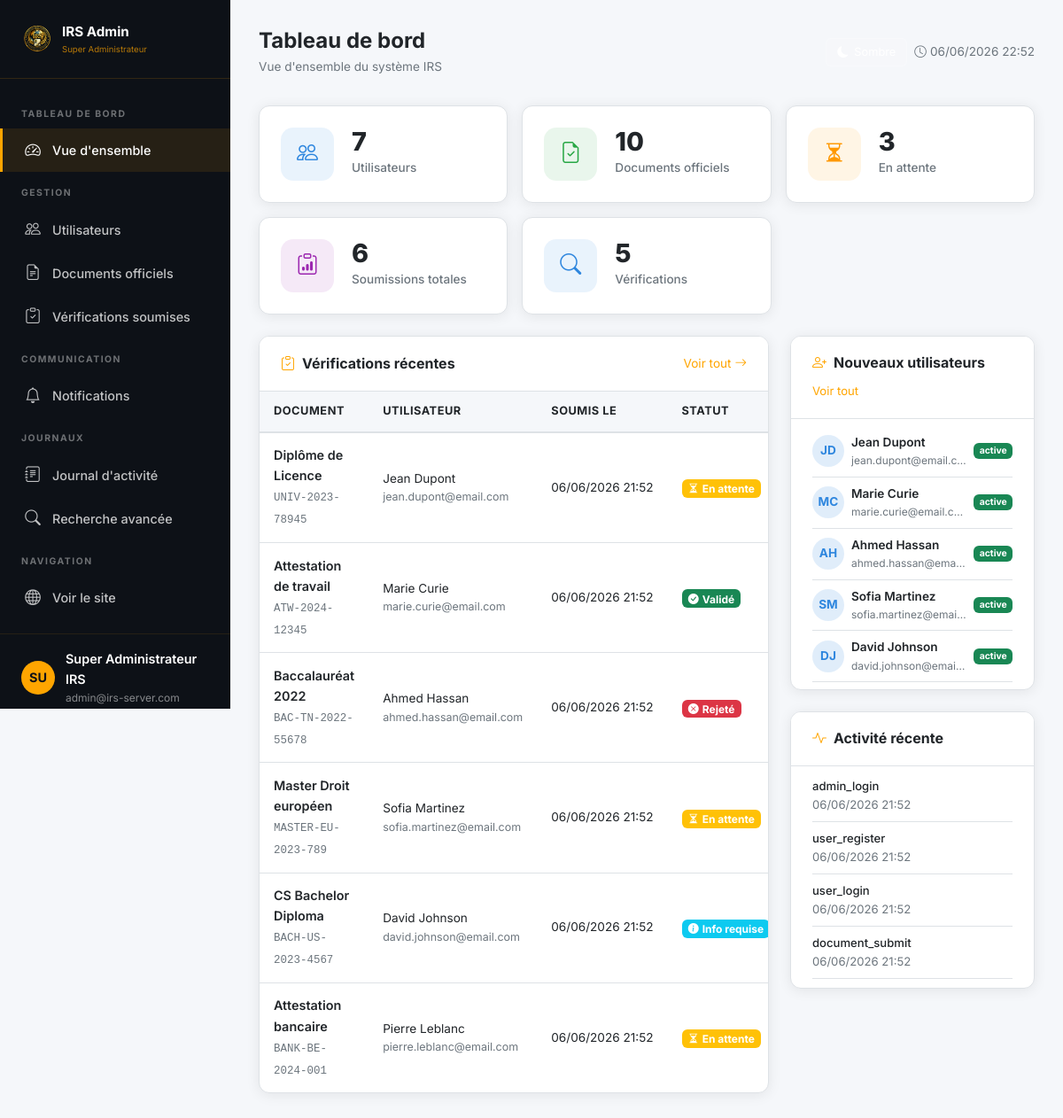
The page /admin/index.php (signed in) on the database its author committed.
### tables this page shows
CREATE TABLE `submitted_documents` (
  `id` INT(11) NOT NULL AUTO_INCREMENT,
  `user_id` INT(11) NOT NULL,
  `document_name` VARCHAR(100) NOT NULL,
  `document_number` VARCHAR(100) NOT NULL,
  `document_type` VARCHAR(50) NOT NULL,
  `issuing_organization` VARCHAR(150) NOT NULL,
  `country_of_origin` VARCHAR(100) DEFAULT NULL,
  `description` TEXT DEFAULT NULL,
  `file_path` VARCHAR(255) DEFAULT NULL,
  `image_path` VARCHAR(255) DEFAULT NULL,
  `status` ENUM('pending','validated','rejected','info_requested') NOT NULL DEFAULT 'pending',
  `rejection_reason` TEXT DEFAULT NULL,
  `admin_notes` TEXT DEFAULT NULL,
  `reviewed_by` INT(11) DEFAULT NULL,
  `reviewed_at` TIMESTAMP NULL DEFAULT NULL,
  `submitted_at` TIMESTAMP NOT NULL DEFAULT CURRENT_TIMESTAMP,
  `updated_at` TIMESTAMP NOT NULL DEFAULT CURRENT_TIMESTAMP ON UPDATE CURRENT_TIMESTAMP,
  PRIMARY KEY (`id`),
  KEY `fk_submit_user` (`user_id`),
  KEY `fk_submit_admin` (`reviewed_by`),
  CONSTRAINT `fk_submit_user` FOREIGN KEY (`user_id`) REFERENCES `users` (`id`) ON DELETE CASCADE,
  CONSTRAINT `fk_submit_admin` FOREIGN KEY (`reviewed_by`) REFERENCES `admins` (`id`) ON DELETE SET NULL
);

CREATE TABLE `users` (
  `id` INT(11) NOT NULL AUTO_INCREMENT,
  `first_name` VARCHAR(50) NOT NULL,
  `last_name` VARCHAR(50) NOT NULL,
  `email` VARCHAR(100) NOT NULL,
  `phone` VARCHAR(20) DEFAULT NULL,
  `country` VARCHAR(100) DEFAULT NULL,
  `password` VARCHAR(255) NOT NULL,
  `status` ENUM('active','suspended','inactive') NOT NULL DEFAULT 'active',
  `profile_picture` VARCHAR(255) DEFAULT NULL,
  `last_login` TIMESTAMP NULL DEFAULT NULL,
  `created_at` TIMESTAMP NOT NULL DEFAULT CURRENT_TIMESTAMP,
  `updated_at` TIMESTAMP NOT NULL DEFAULT CURRENT_TIMESTAMP ON UPDATE CURRENT_TIMESTAMP,
  PRIMARY KEY (`id`),
  UNIQUE KEY `email` (`email`)
);

CREATE TABLE `activity_log` (
  `id` INT(11) NOT NULL AUTO_INCREMENT,
  `user_id` INT(11) DEFAULT NULL,
  `admin_id` INT(11) DEFAULT NULL,
  `action` VARCHAR(100) NOT NULL,
  `description` TEXT DEFAULT NULL,
  `ip_address` VARCHAR(50) DEFAULT NULL,
  `created_at` TIMESTAMP NOT NULL DEFAULT CURRENT_TIMESTAMP,
  PRIMARY KEY (`id`),
  KEY `fk_log_user` (`user_id`),
  KEY `fk_log_admin` (`admin_id`),
  CONSTRAINT `fk_log_user` FOREIGN KEY (`user_id`) REFERENCES `users` (`id`) ON DELETE SET NULL,
  CONSTRAINT `fk_log_admin` FOREIGN KEY (`admin_id`) REFERENCES `admins` (`id`) ON DELETE SET NULL
);

### admin/index.php (the view, shortened to what this page needs)
<?php
require_once __DIR__ . '/../includes/functions.php';
$total_users   = $conn->query("SELECT COUNT(*) as c FROM users")->fetch_assoc()['c'];
$total_docs    = $conn->query("SELECT COUNT(*) as c FROM documents")->fetch_assoc()['c'];
$pending_verif = $conn->query("SELECT COUNT(*) as c FROM submitted_documents WHERE status='pending'")->fetch_assoc()['c'];
$total_verif   = $conn->query("SELECT COUNT(*) as c FROM submitted_documents")->fetch_assoc()['c'];
$total_checks  = $conn->query("SELECT COUNT(*) as c FROM verifications")->fetch_assoc()['c'];
$recent_submissions = $conn->query("SELECT sd.*, u.first_name, u.last_name, u.email FROM submitted_documents sd LEFT JOIN users u ON sd.user_id=u.id ORDER BY sd.submitted_at DESC LIMIT 8");
$recent_users = $conn->query("SELECT * FROM users ORDER BY created_at DESC LIMIT 5");
$recent_activity = $conn->query("SELECT al.*, u.first_name, u.last_name FROM activity_log al LEFT JOIN users u ON al.user_id=u.id ORDER BY al.created_at DESC LIMIT 8");
$lang = getLang(); $theme = getTheme();
?>
<!DOCTYPE html>
<html lang="<?= $lang ?>" data-theme="<?= $theme ?>">
<head>
    <link rel="stylesheet" href="https://cdn.jsdelivr.net/npm/bootstrap@5.3.2/dist/css/bootstrap.min.css">
    <link rel="stylesheet" href="https://cdn.jsdelivr.net/npm/bootstrap-icons@1.11.3/font/bootstrap-icons.min.css">
    <link rel="stylesheet" href="/assets/css/style.css">
</head>
<body>
<div class="dashboard-wrapper">
    <?php include __DIR__ . '/../includes/admin-sidebar.php'; ?>
    <div class="main-content">
        <div class="top-bar">
            <div class="d-flex align-items-center gap-3">
                <div>
                    <h1 class="page-title">Tableau de bord</h1>
                    <p class="page-subtitle">Vue d'ensemble du système IRS</p>
                </div>
            </div>
            <div class="d-flex align-items-center gap-2">
                <button class="theme-toggle">
                    <i class="bi bi-moon-fill"></i>
                    <span class="theme-label">Sombre</span>
                </button>
                <span style="font-size:0.85rem;color:var(--irs-text-muted);">
                    <i class="bi bi-clock me-1"></i><?= date('d/m/Y H:i') ?>
                </span>
            </div>
        </div>
        <div class="row g-3 mb-4">
            <div class="col-6 col-md-4 col-lg-2-4">
                <div class="stat-card">
                    <div class="stat-card-icon blue"><i class="bi bi-people"></i></div>
                    <div>
                        <div class="stat-card-value"><?= number_format($total_users) ?></div>
                        <div class="stat-card-label">Utilisateurs</div>
                    </div>
                </div>
            </div>
            <div class="col-6 col-md-4 col-lg-2-4">
                <div class="stat-card">
                    <div class="stat-card-icon green"><i class="bi bi-file-earmark-check"></i></div>
                    <div>
                        <div class="stat-card-value"><?= number_format($total_docs) ?></div>
                        <div class="stat-card-label">Documents officiels</div>
                    </div>
                </div>
            </div>
            <div class="col-6 col-md-4 col-lg-2-4">
                <div class="stat-card">
                    <div class="stat-card-icon orange"><i class="bi bi-hourglass-split"></i></div>
                    <div>
                        <div class="stat-card-value"><?= number_format($pending_verif) ?></div>
                        <div class="stat-card-label">En attente</div>
                    </div>
                </div>
            </div>
            <div class="col-6 col-md-4 col-lg-2-4">
                <div class="stat-card">
                    <div class="stat-card-icon purple"><i class="bi bi-clipboard-data"></i></div>
                    <div>
                        <div class="stat-card-value"><?= number_format($total_verif) ?></div>
                        <div class="stat-card-label">Soumissions totales</div>
                    </div>
                </div>
            </div>
            <div class="col-6 col-md-4 col-lg-2-4">
                <div class="stat-card">
                    <div class="stat-card-icon blue"><i class="bi bi-search"></i></div>
                    <div>
                        <div class="stat-card-value"><?= number_format($total_checks) ?></div>
                        <div class="stat-card-label">Vérifications</div>
                    </div>
                </div>
            </div>
        </div>
        <div class="row g-4">
            <div class="col-lg-8">
                <div class="irs-card">
                    <div class="irs-card-header">
                        <h5 class="irs-card-title"><i class="bi bi-clipboard-check" style="color:#ffa500;"></i>Vérifications récentes</h5>
                        <a href="/admin/verifications.php" style="font-size:0.85rem;color:#ffa500;text-decoration:none;">Voir tout <i class="bi bi-arrow-right"></i></a>
                    </div>
                    <div style="overflow-x:auto;">
                        <?php if ($recent_submissions && $recent_submissions->num_rows > 0): ?>
                        <table class="irs-table w-100">
                            <thead>
                                <tr>
                                    <th>Document</th>
                                    <th>Utilisateur</th>
                                    <th>Soumis le</th>
                                    <th>Statut</th>
                                </tr>
                            </thead>
                            <tbody>
                                <?php while ($row = $recent_submissions->fetch_assoc()): ?>
                                <tr>
                                    <td>
                                        <div style="font-weight:600;font-size:0.9rem;"><?= htmlspecialchars($row['document_name']) ?></div>
                                        <code style="font-size:0.78rem;color:var(--irs-text-muted);"><?= htmlspecialchars($row['document_number']) ?></code>
                                    </td>
                                    <td>
                                        <div style="font-size:0.85rem;"><?= htmlspecialchars($row['first_name'] . ' ' . $row['last_name']) ?></div>
                                        <div style="font-size:0.78rem;color:var(--irs-text-muted);"><?= htmlspecialchars($row['email']) ?></div>
                                    </td>
                                    <td style="font-size:0.85rem;white-space:nowrap;"><?= formatDateTime($row['submitted_at']) ?></td>
                                    <td><?= getStatusBadge($row['status']) ?></td>
                                </tr>
                                <?php endwhile; ?>
                            </tbody>
                        </table>
                        <?php else: ?>
                        <div class="empty-state"><i class="bi bi-inbox"></i><p>Aucune vérification soumise.</p></div>
                        <?php endif; ?>
                    </div>
                </div>
            </div>
            <div class="col-lg-4">
                <div class="irs-card mb-4">
                    <div class="irs-card-header">
                        <h5 class="irs-card-title"><i class="bi bi-person-plus" style="color:#ffa500;"></i>Nouveaux utilisateurs</h5>
                        <a href="/admin/users.php" style="font-size:0.82rem;color:#ffa500;text-decoration:none;">Voir tout</a>
                    </div>
                    <div class="irs-card-body py-2">
                        <?php if ($recent_users && $recent_users->num_rows > 0): ?>
                            <?php while ($u = $recent_users->fetch_assoc()): ?>
                            <div class="d-flex align-items-center gap-2 py-2" style="border-bottom:1px solid var(--irs-border);">
                                <div style="width:36px;height:36px;background:rgba(46,134,222,0.15);border-radius:50%;display:flex;align-items:center;justify-content:center;font-weight:700;font-size:0.85rem;color:var(--irs-blue);flex-shrink:0;">
                                    <?= strtoupper(substr($u['first_name'],0,1).substr($u['last_name'],0,1)) ?>
                                </div>
                                <div style="flex:1;min-width:0;">
                                    <div style="font-weight:600;font-size:0.85rem;color:var(--irs-text);"><?= htmlspecialchars($u['first_name'].' '.$u['last_name']) ?></div>
                                    <div style="font-size:0.75rem;color:var(--irs-text-muted);overflow:hidden;text-overflow:ellipsis;white-space:nowrap;"><?= htmlspecialchars($u['email']) ?></div>
                                </div>
                                <span class="badge <?= $u['status']==='active' ? 'bg-success' : 'bg-danger' ?>" style="font-size:0.65rem;"><?= $u['status'] ?></span>
                            </div>
                            <?php endwhile; ?>
                        <?php else: ?>
                        <p style="color:var(--irs-text-muted);font-size:0.9rem;padding:1rem 0;text-align:center;">Aucun utilisateur.</p>
                        <?php endif; ?>
                    </div>
                </div>
                <div class="irs-card">
                    <div class="irs-card-header">
                        <h5 class="irs-card-title"><i class="bi bi-activity" style="color:#ffa500;"></i>Activité récente</h5>
                    </div>
                    <div class="irs-card-body py-1" style="max-height:250px;overflow-y:auto;">
                        <?php if ($recent_activity && $recent_activity->num_rows > 0): ?>
                            <?php while ($a = $recent_activity->fetch_assoc()): ?>
                            <div style="padding:0.5rem 0;border-bottom:1px solid var(--irs-border);font-size:0.82rem;">
                                <div style="color:var(--irs-text);font-weight:500;"><?= htmlspecialchars($a['action']) ?></div>
                                <div style="color:var(--irs-text-muted);"><?= formatDateTime($a['created_at']) ?></div>
                            </div>
                            <?php endwhile; ?>
                        <?php else: ?>
                        <p style="color:var(--irs-text-muted);font-size:0.85rem;text-align:center;padding:1rem;">Aucune activité.</p>
                        <?php endif; ?>
                    </div>
                </div>
            </div>
        </div>
    </div>
</div>
</body>
</html>

### includes/functions.php (shortened to what this page needs)
<?php
function getStatusBadge($status) {
    $badges = [
        'pending'        => ['warning', 'En attente', 'hourglass-split'],
        'validated'      => ['success', 'Validé', 'check-circle-fill'],
        'rejected'       => ['danger', 'Rejeté', 'x-circle-fill'],
        'info_requested' => ['info', 'Info requise', 'info-circle-fill'],
        'verified'       => ['success', 'Vérifié', 'patch-check-fill'],
    ];
    $b = $badges[$status] ?? ['secondary', ucfirst($status), 'question-circle'];
    return '<span class="badge bg-' . $b[0] . '"><i class="bi bi-' . $b[2] . ' me-1"></i>' . $b[1] . '</span>';
}
function getLang() {
    return 'fr';
}
function getTheme() {
    return 'light';
}
function formatDateTime($date) {
    return date('d/m/Y H:i', strtotime($date));
}

### rows shown on the page
submitted_documents: document_name "Diplôme de Licence", document_number "UNIV-2023-78945", user.last_name "Jean Dupont", user.email "jean.dupont@email.com", submitted_at "06/06/2026 21:52", status "En attente"
submitted_documents: document_name "Attestation de travail", document_number "ATW-2024-12345", user.last_name "Marie Curie", user.email "marie.curie@email.com", submitted_at "06/06/2026 21:52", status "Validé"
submitted_documents: document_name "Baccalauréat 2022", document_number "BAC-TN-2022-55678", user.last_name "Ahmed Hassan", user.email "ahmed.hassan@email.com", submitted_at "06/06/2026 21:52", status "Rejeté"
submitted_documents: document_name "Master Droit européen", document_number "MASTER-EU-2023-789", user.last_name "Sofia Martinez", user.email "sofia.martinez@email.com", submitted_at "06/06/2026 21:52", status "En attente"
submitted_documents: document_name "CS Bachelor Diploma", document_number "BACH-US-2023-4567", user.last_name "David Johnson", user.email "david.johnson@email.com", submitted_at "06/06/2026 21:52", status "Info requise"
submitted_documents: document_name "Attestation bancaire", document_number "BANK-BE-2024-001", user.last_name "Pierre Leblanc", user.email "pierre.leblanc@email.com", submitted_at "06/06/2026 21:52", status "En attente"
users: first_name+last_name "JD", first_name+last_name "Jean Dupont", email "jean.dupont@email.c…", status "active"
users: first_name+last_name "MC", first_name+last_name "Marie Curie", email "marie.curie@email.c…", status "active"
users: first_name+last_name "AH", first_name+last_name "Ahmed Hassan", email "ahmed.hassan@ema…", status "active"
users: first_name+last_name "SM", first_name+last_name "Sofia Martinez", email "sofia.martinez@emai…", status "active"
users: first_name+last_name "DJ", first_name+last_name "David Johnson", email "david.johnson@emai…", status "active"
activity_log: action "admin_login", created_at "06/06/2026 21:52"
activity_log: action "user_register", created_at "06/06/2026 21:52"
activity_log: action "user_login", created_at "06/06/2026 21:52"
activity_log: action "document_submit", created_at "06/06/2026 21:52"

### other values the page prints
substr($_SESSION['admin_name'] ?? 'A', 0, 2) "SU"
$_SESSION['admin_name'] "Super Administrateur IRS"
$_SESSION['admin_email'] "admin@irs-server.com"
$total_users "7"
$total_docs "10"
$pending_verif "3"
$total_verif "6"
$total_checks "5"
